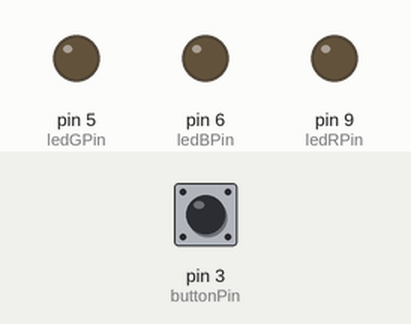
Recording of a sketch running on a simulated Arduino Uno, built with avr-gcc and run on an emulated ATmega328P. Parts: output pins drawn as LEDs (lit = HIGH). Dashed ring = blinking. The inputs (shaded band) are chosen by the test bench; at power-on: pin 3 (buttonPin) LOW.

Above: at 1.2 s.
1.3 s: pin 3 (buttonPin) pulled HIGH for 1 s
At 2.7 s:
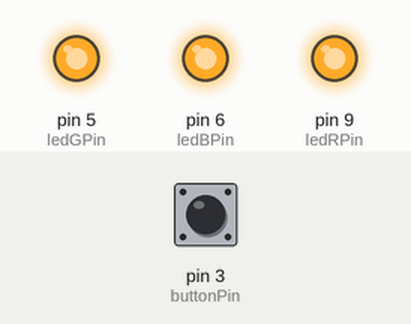
3.8 s: pin 3 (buttonPin) pulled HIGH for 0.15 s
At 5.2 s:
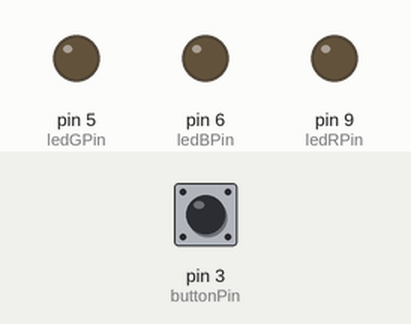
5.5 s: pin 3 (buttonPin) pulled HIGH for 3.2 s
At 5.8 s:
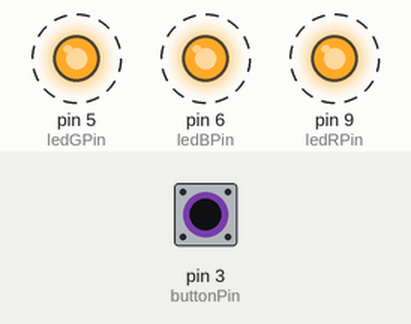
Timing chart, 0 to 10.2 s (numbered marks = the images above; inputs shaded):
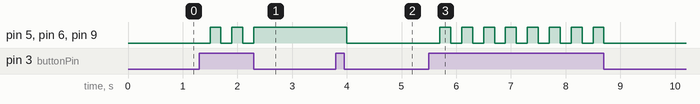

Measured:
- after the input at 1.3 s, pin 5 (ledGPin), pin 6 (ledBPin), pin 9 (ledRPin): alternates HIGH for 0.20 s and LOW for 0.20 s, 5 changes in all, then stays HIGH, starting after 0.20 s
- after the input at 3.8 s, pin 5 (ledGPin), pin 6 (ledBPin), pin 9 (ledRPin): HIGH → LOW after 0.20 s
- after the input at 5.5 s, pin 5 (ledGPin), pin 6 (ledBPin), pin 9 (ledRPin): alternates HIGH for 0.20 s and LOW for 0.20 s, 16 changes in all, then stays LOW, starting after 0.20 s

The sketch:

Pulsador_Memoria1.ino
```cpp
/*
   Pulsador con Memoria
  Pulsador para controlar un LED con memoria

  Pulsador pin 3
  LED RGB pines 9, 5, 6

   Noviembre de 2017
   Jose Pujol
*/
// constantes que no cambian se usan para establecer los pines
const int buttonPin = 3;     // el numero del pin del pulsador
// pines del LED RGB
const int ledRPin = 9; // establece el pin del LED rojo
const int ledGPin = 5; // establece el pin del LED verde
const int ledBPin = 6; // establece el pin del LED azul

// variables que cambian
int ledState = LOW;         // Estado actual del led apagado
int buttonState = 0;        // variable para almacenar el estado del pulsador

void setup() {
  // inicializa los pines como entradas y salidas
  pinMode(buttonPin, INPUT);
  pinMode(ledRPin, OUTPUT);
  pinMode(ledGPin, OUTPUT);
  pinMode(ledBPin, OUTPUT);
}

void loop() {
  // lee el estado del pulsador y lo almacena en variable
  buttonState = digitalRead(buttonPin);

  // revisa si el pulsador esta presionado
  if (buttonState == HIGH) {
    // si el estado del led es bajo
    if (ledState == LOW) {
      ledState = HIGH;  // lo establece como alto
    }
    // en caso contario lo establece como bajo
    else {
      ledState = LOW;
    }
    // tiempo que evita que el programa siga cumpliendo la condicion
    delay(200);
  }
  // establece el estado del LED:
  digitalWrite(ledRPin, ledState);
  digitalWrite(ledGPin, ledState);
  digitalWrite(ledBPin, ledState);
}
```
